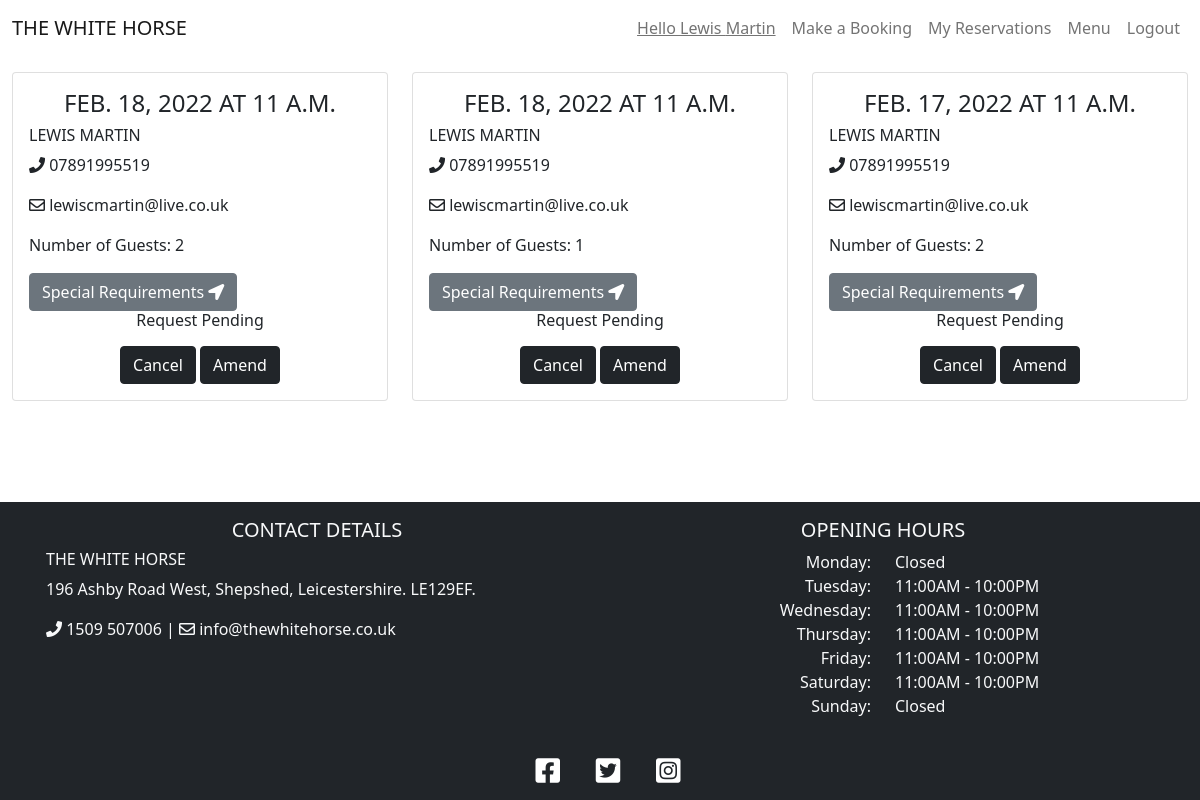
Page /reservations (signed in) on the earlier database version.
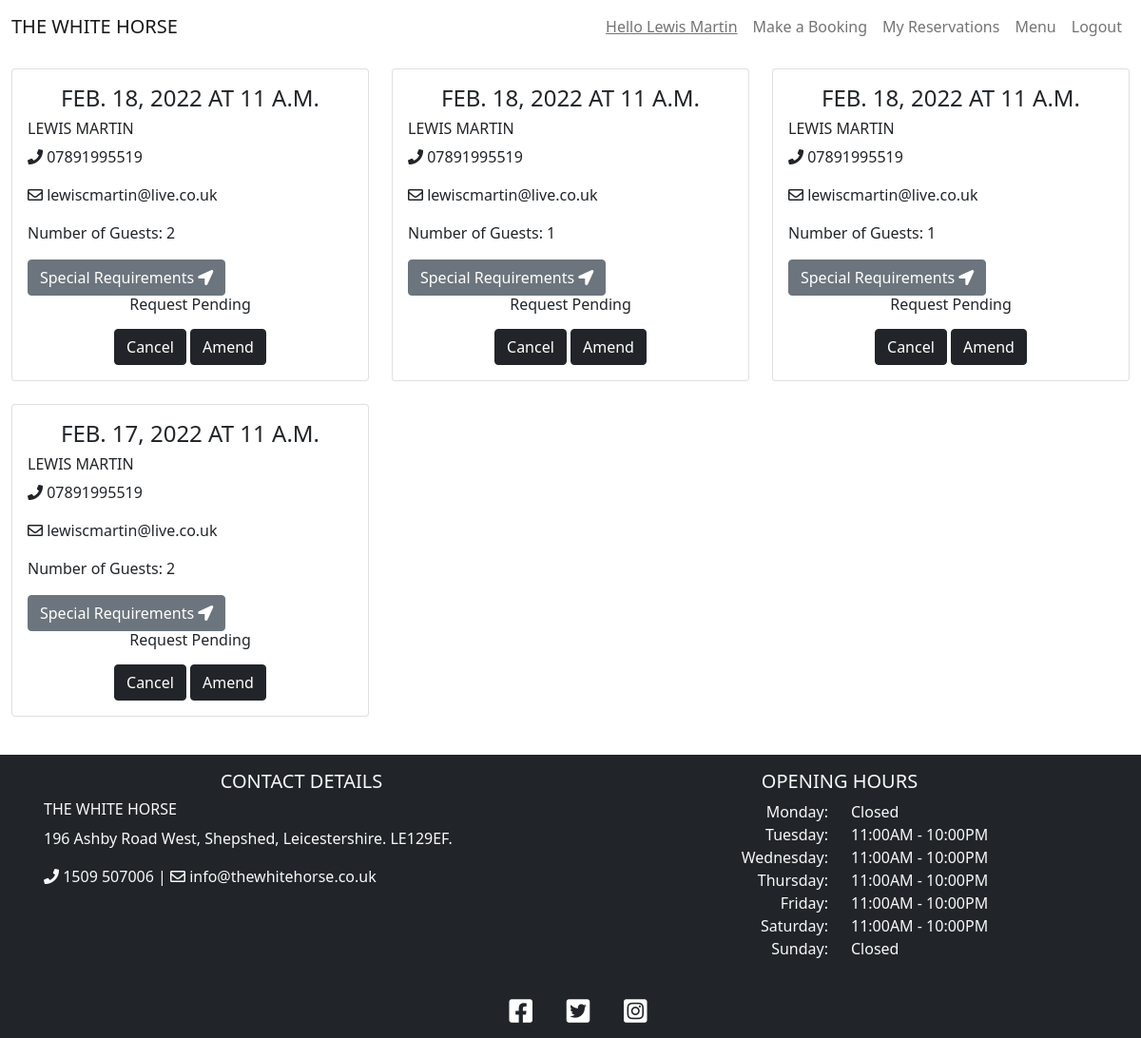
Same page on the later database version.
### booking/models.py (models this page shows, shortened)
class Booking(models.Model):
    user = models.ForeignKey(User, on_delete=models.CASCADE)
    lead = models.CharField(max_length=200, blank=False)
    email = models.CharField(max_length=200, blank=False)
    phoneNumberRegex = RegexValidator(regex=r'^\+?1?\d{9,15}$')
    mobile = models.CharField(
        validators=[phoneNumberRegex], max_length=16, blank=False
        )
    date = models.DateField(blank=False)
    time = models.TimeField(blank=False)
    notes = models.TextField(max_length=200)
    guests = models.PositiveIntegerField(blank=False)
    status = models.IntegerField(choices=STATUS, default=0)
    class Meta:
        ordering = ['-date']

### booking/views.py (the view)
# urls.py: path('reservations', views.ReservationList.as_view(), name='reservations'),
class ReservationList(generic.ListView):
    model = Booking
    def get(self, request, *args, **kwargs):
        if request.user.is_authenticated:
            reservations = Booking.objects.filter(user=request.user)
            return render(
                request, 'reservations.html',
                {
                    'reservations': reservations,
                },
            )
        else:
            return redirect(reverse("account_login"))

### templates/reservations.html (shortened to what this page needs)
{% extends "base.html" %}
{% block content %}
<div class="container-fluid mb-3">
    <div class="row">
        <div class="col-12 mt-3 left">
            <div class="row">
                {% for reservation in reservations %}
                <div class="col-md-4">
                    <div class="card mb-4">
                        <div class="card-body">
                            <h4 class='card-title text-uppercase text-center'>{{ reservation.date }} at
                                {{ reservation.time }}</h4>
                            <h6 class="text-uppercase">{{ reservation.lead }}</h6>
                            <div class='card-text'>
                                <p><i class="fas fa-phone"></i> {{ reservation.mobile }}</p>
                                <p><i class="far fa-envelope"></i> {{ reservation.email }}</p>
                                <p>Number of Guests: {{ reservation.guests }}</p>
                                <button data-bs-toggle='modal' data-bs-target='#notes' class="btn btn-secondary">Special
                                    Requirements <i class="fas fa-location-arrow"></i></button>
                                <div class='text-center h6'>
                                    {% if reservation.status == 1 %}
                                    <p>Reservation Accepted</p>
                                    {% elif reservation.status == 2 %}
                                    <p>Reservation Declined</p>
                                    {% else %}
                                    <p>Request Pending</p>
                                    {% endif %}
                                </div>
                            </div>
                            <div class='text-center'>
                                <a href="/cancel/{{ reservation.id }}"><button class="btn btn-dark">Cancel</button></a>
                                <a href="/amend/{{ reservation.id }}"><button class="btn btn-dark">Amend</button></a>
                            </div>
                        </div>
                    </div>
                </div>
                {% if forloop.counter|divisibleby:3  %}
            </div>
                <div class="row">
                    {% endif %}
                    {% endfor %}
                </div>
        </div>
    </div>
</div>
{% endblock %}

Differences in the rows shown:
added Booking: date "FEB. 18, 2022", time "11 A.M.", lead "LEWIS MARTIN", mobile "07891995519", email "lewiscmartin@live.co.uk", guests "1", status "Request Pending"
